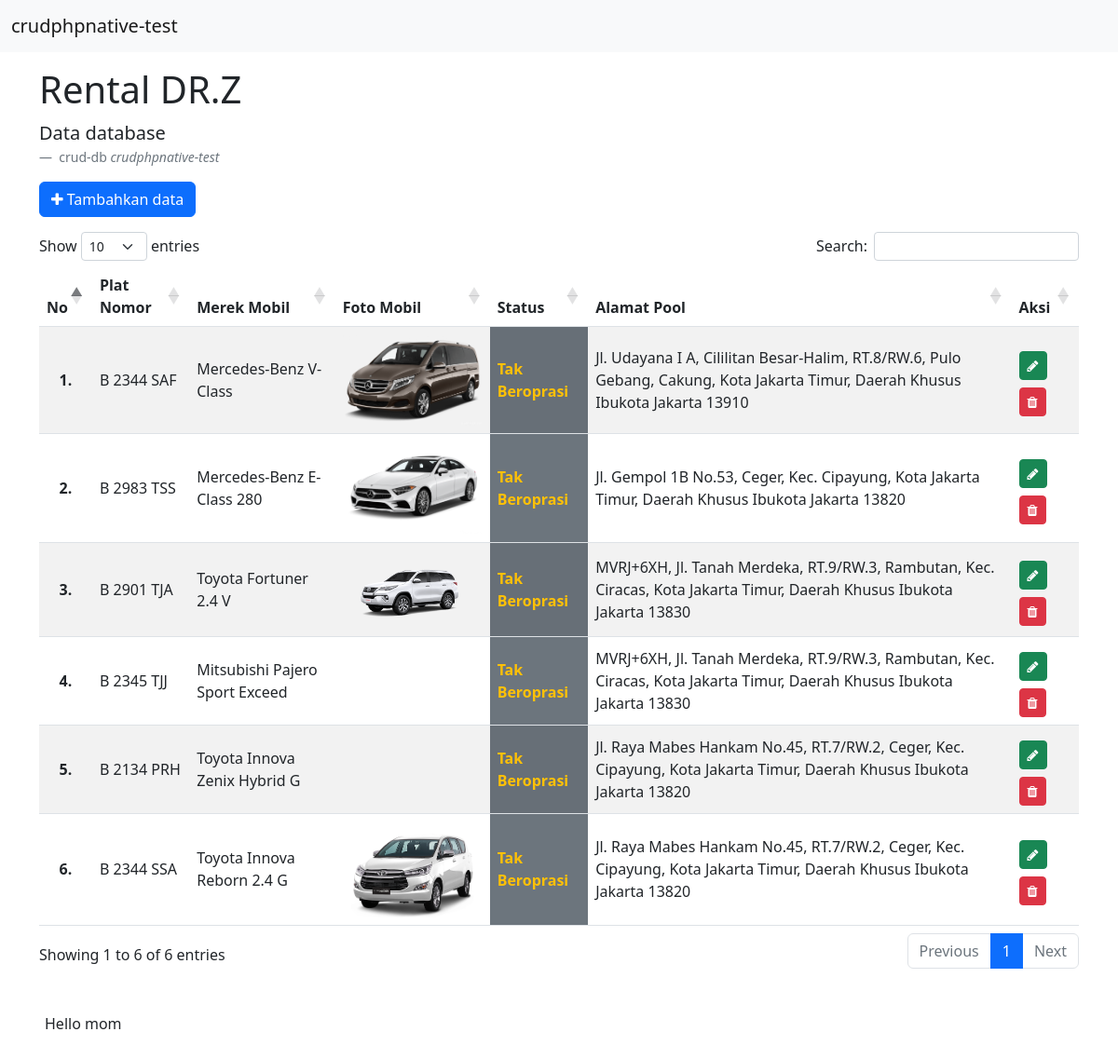
The page / on the database its author committed.
### tables this page shows
CREATE TABLE `tb_mobil` (
  `id_mobil` int(11) NOT NULL,
  `plat_nomor` varchar(10) NOT NULL,
  `merek_mobil` varchar(50) NOT NULL,
  `status` varchar(30) NOT NULL,
  `foto_mobil` varchar(30) NOT NULL,
  `alamat_pool` varchar(150) NOT NULL
);

### index.php (the view, shortened to what this page needs)
<?php
include 'koneksi.php';
$query = "SELECT * FROM tb_mobil;";
$sql = mysqli_query($conn, $query);
$no = 0;
?>
<!DOCTYPE html>
<html lang="en">
<head>
    <link rel="stylesheet" href="css/bootstrap.min.css">
    <link rel="stylesheet" href="fontawesome/css/font-awesome.min.css">
    <link rel="stylesheet" href="datatables/datatables.css">
</head>
<body>
    <nav class="navbar bg-light">
        <div class="container-fluid">
            <a class="navbar-brand" href="#">
                crudphpnative-test
            </a>
        </div>
    </nav>
    <div class="container">
        <h1 class="mt-3">Rental DR.Z</h1>
        <figure>
            <blockquote class="blockquote">
                <p>Data database</p>
            </blockquote>
            <figcaption class="blockquote-footer">
                crud-db <cite title="Source Title"> crudphpnative-test</cite>
            </figcaption>
        </figure>
        <a href="kelola.php" type="button" class="btn btn-primary mb-3"> <i class="fa fa-plus"></i> Tambahkan data</a>
        <div class="table-responsive">
            <table id="dt" class="table align-middle table-striped table-hover">
                <thead>
                    <tr>
                        <th scope="col">
                            <center>No</center>
                        </th>
                        <th scope="col">Plat Nomor</th>
                        <th scope="col">Merek Mobil</th>
                        <th scope="col">Foto Mobil</th>
                        <th scope="col">Status</th>
                        <th scope="col">Alamat Pool</th>
                        <th scope="col">Aksi</th>
                    </tr>
                </thead>
                <tbody>
                    <?php
                    while (
                        $result = mysqli_fetch_assoc($sql)
                    ) {
                    ?>
                        <tr>
                            <th scope="row">
                                <center><?php echo ++$no; ?>.</center>
                            </th>
                            <td><?php echo $result['plat_nomor']; ?></td>
                            <td><?php echo $result['merek_mobil']; ?></td>
                            <td><img style="width: 150px;" src="img/<?php echo $result['foto_mobil']; ?>" alt=""></td>
                            <?php if($result['status']=='Beroprasi'): ?>
                            <td class="fw-bolder bg-success text-white">
                                <?php echo $result['status']; ?>
                            </td>
                            <?php else: ?>
                            <td class="fw-bolder bg-secondary text-warning">
                                <?php echo $result['status']; ?>
                            </td>
                            <?php endif ?>
                            <td><?php echo $result['alamat_pool']; ?></td>
                            <td><a href="kelola.php?ubah=<?php echo $result['id_mobil']; ?>" type="button" class="btn btn-success btn-sm mt-2"><i class="fa fa-pencil"></i></a>
                                <a href="proses.php?hapus=<?php echo $result['id_mobil']; ?>" type="button" class="btn btn-danger btn-sm mt-2" onclick="return confirm('Apakah anda yakin ingin menghapus data tersebut???')"><i class="fa fa-trash"></i></a>
                            </td>
                        </tr>
                    <?php
                    }
                    ?>
                </tbody>
            </table>
        </div>
    </div>
    <div class="m-5 align-middle align-center">    <h6>Hello mom</h6></div>
</body>
</html>

### datatables/datatables.css (style rules this page uses)
:root { --dt-row-selected: 13, 110, 253; --dt-row-selected-text: 255, 255, 255; --dt-row-selected-link: 9, 10, 11; }
table.dataTable thead > tr > th.sorting, table.dataTable thead > tr > th.sorting_asc, table.dataTable thead > tr > th.sorting_desc, table.dataTable thead > tr > th.sorting_asc_disabled, table.dataTable thead > tr > th.sorting_desc_disabled, table.dataTable thead > tr > td.sorting, table.dataTable thead > tr > td.sorting_asc, table.dataTable thead > tr > td.sorting_desc, table.dataTable thead > tr > td.sorting_asc_disabled, table.dataTable thead > tr > td.sorting_desc_disabled { cursor: pointer; position: relative; padding-right: 26px; }
table.dataTable thead > tr > th.sorting:before, table.dataTable thead > tr > th.sorting:after, table.dataTable thead > tr > th.sorting_asc:before, table.dataTable thead > tr > th.sorting_asc:after, table.dataTable thead > tr > th.sorting_desc:before, table.dataTable thead > tr > th.sorting_desc:after, table.dataTable thead > tr > th.sorting_asc_disabled:before, table.dataTable thead > tr > th.sorting_asc_disabled:after, table.dataTable thead > tr > th.sorting_desc_disabled:before, table.dataTable thead > tr > th.sorting_desc_disabled:after, table.dataTable thead > tr > td.sorting:before, table.dataTable thead > tr > td.sorting:after, table.dataTable thead > tr > td.sorting_asc:before, table.dataTable thead > tr > td.sorting_asc:after, table.dataTable thead > tr > td.sorting_desc:before, table.dataTable thead > tr > td.sorting_desc:after, table.dataTable thead > tr > td.sorting_asc_disabled:before, table.dataTable thead > tr > td.sorting_asc_disabled:after, table.dataTable thead > tr > td.sorting_desc_disabled:before, table.dataTable thead > tr > td.sorting_desc_disabled:after { position: absolute; display: block; opacity: 0.125; right: 10px; line-height: 9px; font-size: 0.8em; }
table.dataTable thead > tr > th.sorting:before, table.dataTable thead > tr > th.sorting_asc:before, table.dataTable thead > tr > th.sorting_desc:before, table.dataTable thead > tr > th.sorting_asc_disabled:before, table.dataTable thead > tr > th.sorting_desc_disabled:before, table.dataTable thead > tr > td.sorting:before, table.dataTable thead > tr > td.sorting_asc:before, table.dataTable thead > tr > td.sorting_desc:before, table.dataTable thead > tr > td.sorting_asc_disabled:before, table.dataTable thead > tr > td.sorting_desc_disabled:before { bottom: 50%; content: "▲"; }
table.dataTable thead > tr > th.sorting:after, table.dataTable thead > tr > th.sorting_asc:after, table.dataTable thead > tr > th.sorting_desc:after, table.dataTable thead > tr > th.sorting_asc_disabled:after, table.dataTable thead > tr > th.sorting_desc_disabled:after, table.dataTable thead > tr > td.sorting:after, table.dataTable thead > tr > td.sorting_asc:after, table.dataTable thead > tr > td.sorting_desc:after, table.dataTable thead > tr > td.sorting_asc_disabled:after, table.dataTable thead > tr > td.sorting_desc_disabled:after { top: 50%; content: "▼"; }
table.dataTable thead > tr > th.sorting_asc:before, table.dataTable thead > tr > th.sorting_desc:after, table.dataTable thead > tr > td.sorting_asc:before, table.dataTable thead > tr > td.sorting_desc:after { opacity: 0.6; }
table.dataTable thead th, table.dataTable thead td, table.dataTable tfoot th, table.dataTable tfoot td { text-align: left; }
table.dataTable { clear: both; margin-top: 6px !important; margin-bottom: 6px !important; max-width: none !important; border-collapse: separate !important; border-spacing: 0; }
table.dataTable td, table.dataTable th { -webkit-box-sizing: content-box; box-sizing: content-box; }
table.dataTable.table-striped > tbody > tr:nth-of-type(2n+1) > * { box-shadow: none; }
table.dataTable > tbody > tr { background-color: transparent; }
table.dataTable.table-striped > tbody > tr.odd > * { box-shadow: inset 0 0 0 9999px rgba(0, 0, 0, 0.05); }

### rows shown on the page
tb_mobil: plat_nomor "B 2344 SAF", merek_mobil "Mercedes-Benz V-Class", foto_mobil (picture), status "Tak Beroprasi", alamat_pool "Jl. Udayana I A, Cililitan Besar-Halim, RT.8/RW.6, Pulo Gebang, Cakung, Kota Jakarta Timur, Daerah Khusus Ibukota Jakarta 13910"
tb_mobil: plat_nomor "B 2983 TSS", merek_mobil "Mercedes-Benz E-Class 280", foto_mobil (picture), status "Tak Beroprasi", alamat_pool "Jl. Gempol 1B No.53, Ceger, Kec. Cipayung, Kota Jakarta Timur, Daerah Khusus Ibukota Jakarta 13820"
tb_mobil: plat_nomor "B 2901 TJA", merek_mobil "Toyota Fortuner 2.4 V", foto_mobil (picture), status "Tak Beroprasi", alamat_pool "MVRJ+6XH, Jl. Tanah Merdeka, RT.9/RW.3, Rambutan, Kec. Ciracas, Kota Jakarta Timur, Daerah Khusus Ibukota Jakarta 13830"
tb_mobil: plat_nomor "B 2345 TJJ", merek_mobil "Mitsubishi Pajero Sport Exceed", status "Tak Beroprasi", alamat_pool "MVRJ+6XH, Jl. Tanah Merdeka, RT.9/RW.3, Rambutan, Kec. Ciracas, Kota Jakarta Timur, Daerah Khusus Ibukota Jakarta 13830"
tb_mobil: plat_nomor "B 2134 PRH", merek_mobil "Toyota Innova Zenix Hybrid G", status "Tak Beroprasi", alamat_pool "Jl. Raya Mabes Hankam No.45, RT.7/RW.2, Ceger, Kec. Cipayung, Kota Jakarta Timur, Daerah Khusus Ibukota Jakarta 13820"
tb_mobil: plat_nomor "B 2344 SSA", merek_mobil "Toyota Innova Reborn 2.4 G", foto_mobil (picture), status "Tak Beroprasi", alamat_pool "Jl. Raya Mabes Hankam No.45, RT.7/RW.2, Ceger, Kec. Cipayung, Kota Jakarta Timur, Daerah Khusus Ibukota Jakarta 13820"
